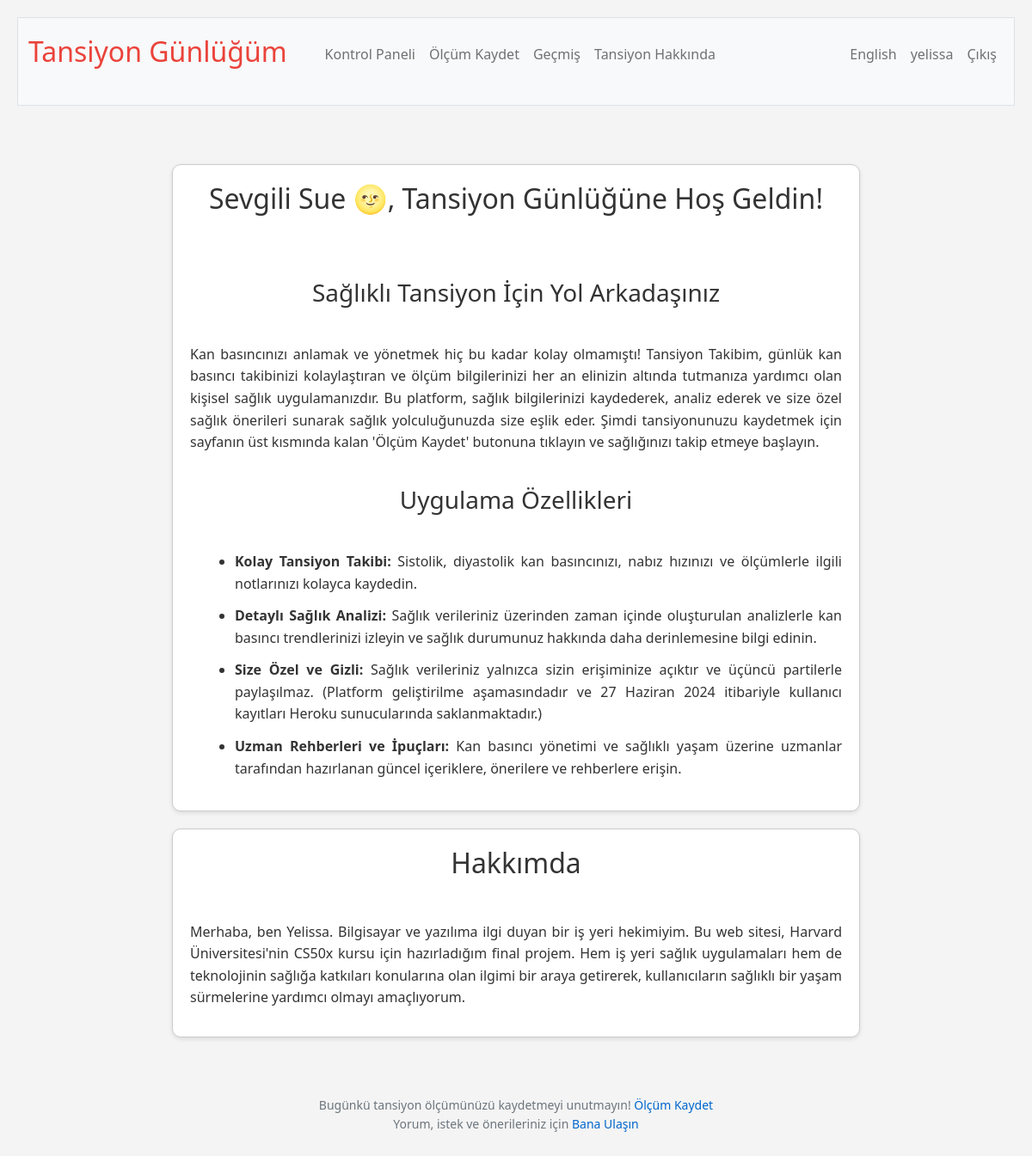
Page / (signed in) on the earlier database version.
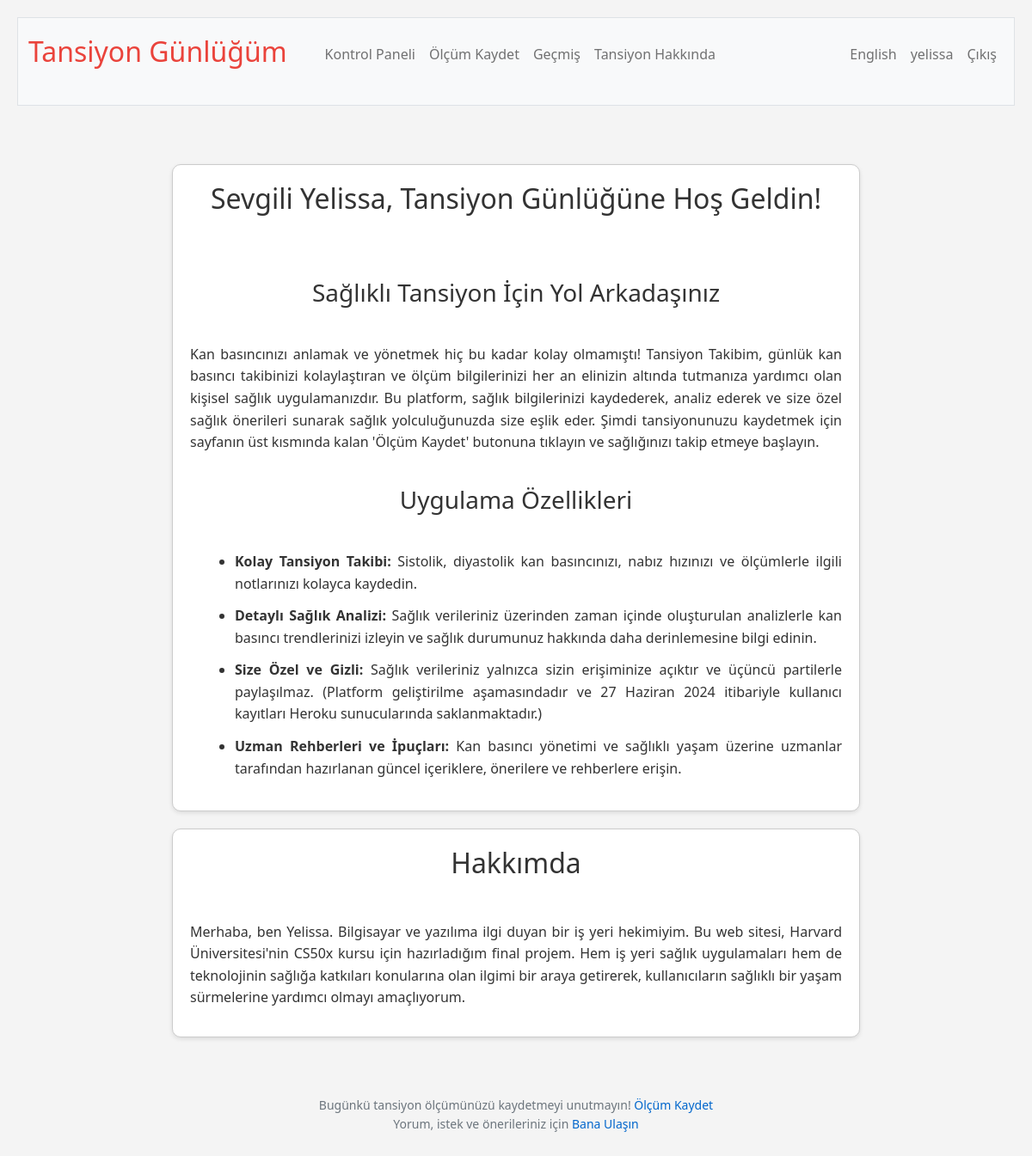
Same page on the later database version.
### tables this page shows
CREATE TABLE users (
id INTEGER PRIMARY KEY AUTOINCREMENT NOT NULL,
username TEXT NOT NULL,
hash TEXT NOT NULL, name TEXT, timezone TEXT);

### app.py (the view)
@app.route("/")
@login_required
def index():
    user_id = session["user_id"]
    resultname= db.execute ("SELECT name FROM users WHERE id =?;", user_id)
    uname = resultname[0]['name']
    if uname:
        formatted_uname = uname[0].upper() + uname[1:]
    else:
        resultusername= db.execute ("SELECT username FROM users WHERE id =?;", user_id)
        uname = resultusername[0]['username']
        formatted_uname = uname[0].upper() + uname[1:]
    return render_template("index.html",uname=uname, formatted_uname=formatted_uname, data=g.language_data['index'])

### app.py (called while the page is built)
@app.before_request
def load_language_data():
    if 'language' not in session:
        session['language'] = 'tr'
    user_lang = session['language']
    with open(f'languages/{user_lang}.json', 'r') as file:
        g.language_data = json.load(file)
    g.language_data['current_lang'] = user_lang

@app.after_request
def after_request(response):
    response.headers["Cache-Control"] = "no-cache, no-store, must-revalidate"
    response.headers["Expires"] = 0
    response.headers["Pragma"] = "no-cache"
    return response

@app.context_processor
def inject_layout_data():
    return dict(layout_data=g.language_data['layout'])

@app.context_processor
def inject_user_details():
    if 'user_id' in session:
        user_id = session['user_id']
        user_info = db.execute("SELECT username FROM users WHERE id = ?", user_id)
        if user_info:
            username = user_info[0]['username']
        else:
            username = None
    else:
        username = None
    return {'username': username}

### templates/index.html (shortened to what this page needs)
{% extends "layout.html" %}
{% block main %}
    <div class="section">
        <h2>{{ data.welcomePreHeading }} {{ formatted_uname }}, {{ data.welcomeHeading }}!</h2>
        <br>
        <h3>{{ data.empoweringTagline }}</h3>
        <p>{{ data.welcomeMessage }}</p>
        <br>
        <h3>{{ data.keyFeatures }}</h3>
        <ul>
        {% for feature in data.features %}
            <li><strong>{{ feature.featureName }}: </strong>{{ feature.featureDescription }}</li>
        {% endfor %}
        </ul>
    </div>
    <div class="section">
        <h2>{{ data.aboutMe.Heading }}</h2>
        <p>{{ data.aboutMe.Message}}</p>
    </div>
{% endblock %}

### templates/layout.html (shortened to what this page needs)
<!DOCTYPE html>
<html lang="en">
    <head>
        <link href="https://cdn.jsdelivr.net/npm/bootstrap@5.1.3/dist/css/bootstrap.min.css" rel="stylesheet">
        <link href="/static/styles.css" rel="stylesheet">
    </head>
    <body>
        <nav class="bg-light border navbar navbar-expand-md navbar-light">
            <div class="container-fluid">
                <a class="navbar-brand" href="/"> <span class="red">{{ layout_data.navbarBrandRest }}</span></a>
                <div class="collapse navbar-collapse" id="navbar">
                    {% if session["user_id"] %}
                        <ul class="navbar-nav me-auto mt-2">
                            <li class="nav-item"><a class="nav-link" href="/dashboard">{{ layout_data.dashboard }}</a></li>
                            <li class="nav-item"><a class="nav-link" href="/record">{{ layout_data.recordReading }}</a></li>
                            <li class="nav-item"><a class="nav-link" href="/history">{{ layout_data.history }}</a></li>
                            <li class="nav-item"><a class="nav-link" href="/resources">{{ layout_data.resources }}</a></li>
                        </ul>
                        <ul class="navbar-nav ms-auto mt-2" id="navProfileLogOutLinks">
                            <li class="nav-item">
                                <a class="nav-link" href="/toggle_language" class="nav-link">
                                    {% if session.get('language', 'tr') == 'tr' %}
                                    English
                                    {% else %}
                                    Türkçe
                                    {% endif %}
                                </a>
                            </li>
                            <li class="nav-item"><a class="nav-link" href="/profile">{{ username }}</a></li>
                            <li class="nav-item"><a class="nav-link" href="/logout">{{ layout_data.logOut }}</a></li>
                        </ul>
                    {% endif %}
                </div>
            </div>
        </nav>
        <main class="container-fluid py-5 text-center">
            {% block main %}{% endblock %}
        </main>
        <footer class="mb-5 small text-center text-muted">
            {{ layout_data.footerTextA }} <a href="/record">{{ layout_data.footerTextB }}</a> <br>
            {{ layout_data.footerTextC }} <a href="mailto:drbelifon@gmail.com">{{ layout_data.footerTextD }}</a>
        </footer>
    </body>
</html>

Differences in the rows shown:
changed users "yelissa": name "Sue 🌝" → (not shown)
Other differences:
text now shown: "Yelissa"
